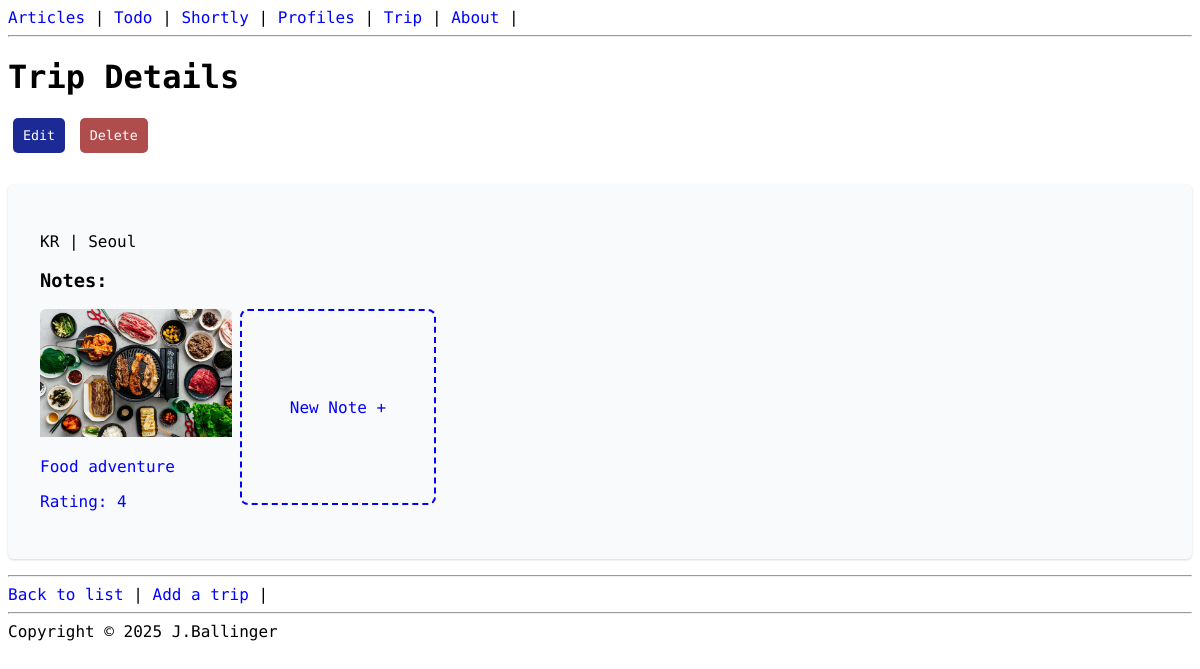
Screenshot of /trip/1/ (signed in) with the database file from the repository.
### trip/models.py (models this page shows, shortened)
class Trip(models.Model):
    city = models.CharField(max_length=50)
    country = models.CharField(max_length=2)
    start_date = models.DateField(blank=True, null=True)
    end_date = models.DateField(blank=True, null=True)
    owner = models.ForeignKey(User, on_delete=models.CASCADE, related_name = 'trips')

class Note(models.Model):
    EXCURSIONS = (
        ("event", "Event"),
        ("dining", "Dining"),
        ("experience", "Experience"),
        ("general", "General"),
    )
    trip = models.ForeignKey(Trip, on_delete=models.CASCADE, related_name="notes")
    name = models.CharField(max_length=100)
    description = models.TextField()
    type = models.CharField(max_length=100, choices=EXCURSIONS)
    img = models.ImageField(upload_to="notes", blank=True, null=True)
    rating = models.PositiveSmallIntegerField(default=1, validators=[MaxValueValidator(5)])

### trip/views.py (the view)
# urls.py: path("<int:pk>/", TripDetailView.as_view(), name='trip_detail'),
class TripDetailView(LoginRequiredMixin, DetailView):
  model = Trip
  def get_context_data(self, **kwargs):
    context = super().get_context_data(**kwargs)
    trip = context['object']
    notes = trip.notes.all()
    context['notes'] = notes
    return context

### templates/trip/trip_detail.html (shortened to what this page needs)
{% extends "base.html" %}
{% block content %}
    {% if user.is_authenticated %}
      <h1>Trip Details</h1>
      <a href="{% url 'trip_update' trip.pk %}"><button type="button" id="action-1">Edit</button></a>
      <a href="{% url 'trip_delete' trip.pk %}"><button type="button" id="action-2">Delete</button></a>
      <div class="trip-detail">
        <p>{{trip.country}} | {{trip.city}}</p>
        <h3>Notes:</h3>
        <div class="trip-detail-flex">
          {% for note in notes %}
            <a href="{% url 'note_detail' note.pk %}">
              {% if note.img %}
                <img class="img-detail" src="{{note.img.url}}">
              {% endif %}
              <p>{{note.name}}</p>
              <p> Rating: {{note.rating}}</p>
            </a>
          {% endfor %}
          <a href="{% url 'note_create' %}">
            <div class="new-note-btn">
                <p>New Note +</p>
            </div>
          </a>
        </div>
      </div>
      <hr>
      <a href="{% url 'trip_list' %}">Back to list</a> |
      <a href="{% url 'trip_create' %}">Add a trip</a> |
    {% else %}
      <p>Please <a href=" {% url 'login' %}">Login</a></p>
    {% endif %}
{% endblock content %}

### todo_app/static/styles.css (style rules this page uses)
body { font-family: 'Martian Mono', monospace; }
button[type="button"] { background-color: #4caf50; border: none; border-radius: 5px; margin-left: 5px; margin-bottom: 15px; font-family: 'Martian Mono', monospace; padding: 10px; color: white; cursor: pointer; }
#action-1 { background-color: #1c2a95; }
#action-2 { background-color: #af4c4c; }
nav a, a { text-decoration: none; color: blue; }
.trip-detail { background-color: #F9FAFB; padding: 2rem; border-radius: 0.375rem; box-shadow: 0 1px 3px rgba(0, 0, 0, 0.1), 0 1px 2px rgba(0, 0, 0, 0.06); margin: 1rem 0; }
.trip-detail-flex { display: flex; gap: 0.5rem; flex-wrap: wrap; }
.new-note-btn { border-width: 2px; border-style: dashed; border-radius: 0.5rem; width: 12rem; height: 12rem; display: flex; justify-content: center; align-items: center; gap: 0.5rem; }
.img-detail { width: 12rem; height: 8rem; object-fit: cover; overflow: hidden; border-top-left-radius: 0.375rem; border-top-right-radius: 0.375rem; }

### rows the page displays
Trip: country "KR", city "Seoul"
Note: img (picture), name "Food adventure", rating "4"
